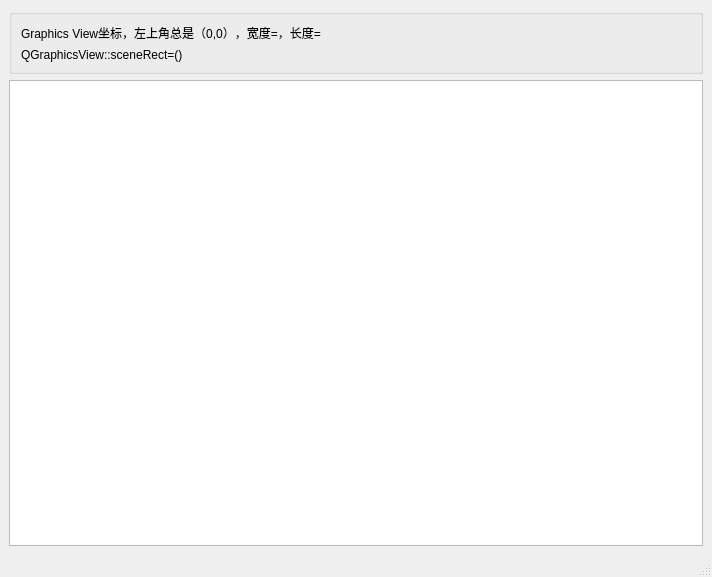
<?xml version="1.0" encoding="UTF-8"?>
<ui version="4.0">
 <class>MainWindow</class>
 <widget class="QMainWindow" name="MainWindow">
  <property name="geometry">
   <rect>
    <x>0</x>
    <y>0</y>
    <width>712</width>
    <height>577</height>
   </rect>
  </property>
  <property name="windowTitle">
   <string>MainWindow</string>
  </property>
  <widget class="QWidget" name="centralwidget">
   <layout class="QGridLayout" name="gridLayout">
    <item row="0" column="0">
     <widget class="QGroupBox" name="groupBox">
      <property name="title">
       <string/>
      </property>
      <layout class="QGridLayout" name="gridLayout_2">
       <item row="0" column="0">
        <widget class="QLabel" name="labViewSize">
         <property name="text">
          <string>Graphics View坐标，左上角总是（0,0），宽度=，长度=</string>
         </property>
        </widget>
       </item>
       <item row="1" column="0">
        <widget class="QLabel" name="LabSceneRect">
         <property name="text">
          <string>QGraphicsView::sceneRect=()</string>
         </property>
        </widget>
       </item>
      </layout>
     </widget>
    </item>
    <item row="1" column="0">
     <widget class="MGraphicsView" name="graphicsView"/>
    </item>
   </layout>
  </widget>
  <widget class="QStatusBar" name="statusbar"/>
 </widget>
 <customwidgets>
  <customwidget>
   <class>MGraphicsView</class>
   <extends>QGraphicsView</extends>
   <header>mgraphics_view.h</header>
  </customwidget>
 </customwidgets>
 <resources/>
 <connections/>
</ui>
